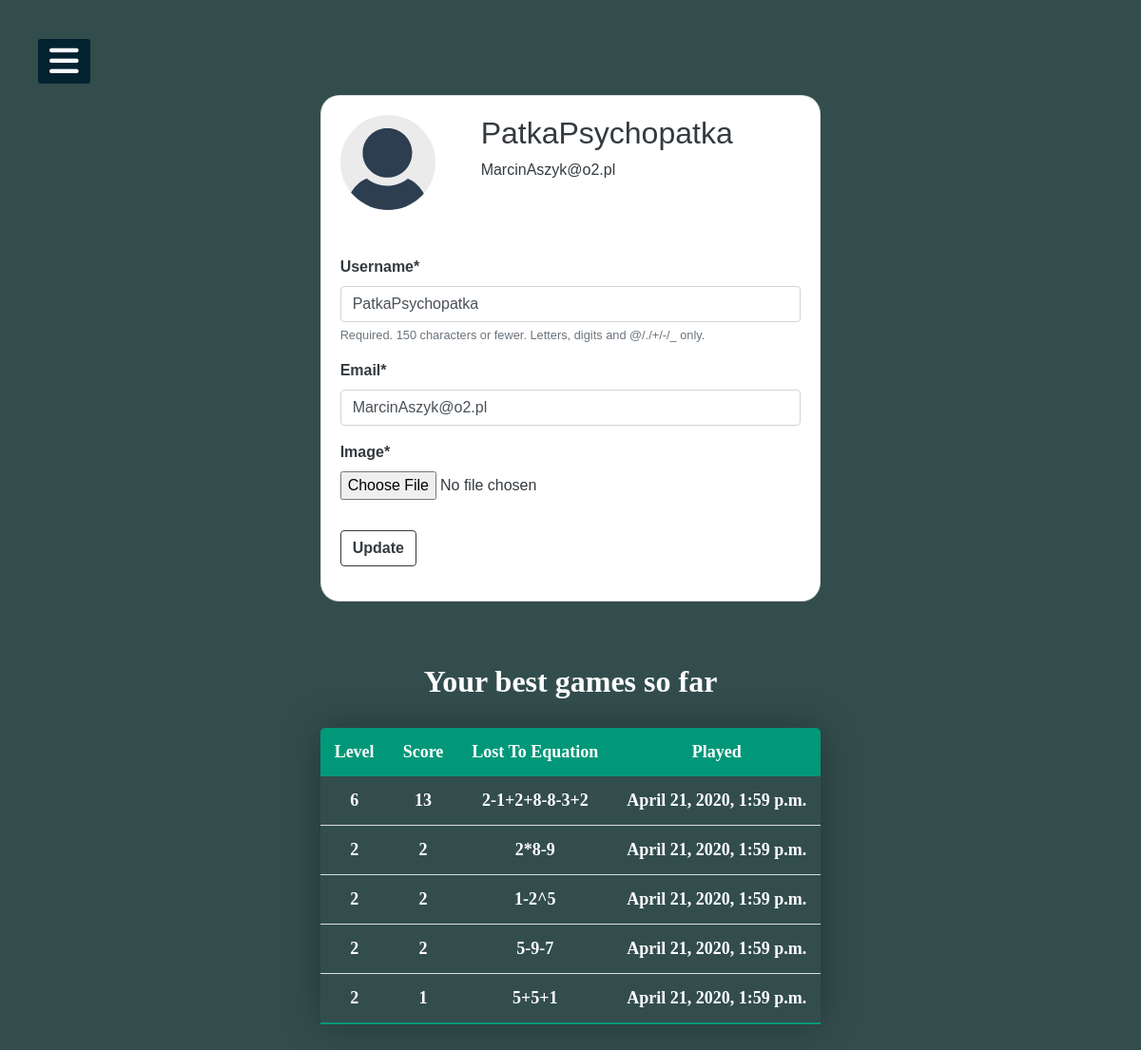
Screenshot of /profile/ (signed in) with the database file from the repository.
### users/models.py (models this page shows, shortened)
class Profile(models.Model):
    user = models.OneToOneField(User, on_delete=models.CASCADE)
    image = models.ImageField(default='user_default.png', upload_to='profile_pictures')

### falling_equations/models.py (models this page shows, shortened)
class Game(models.Model):
    author = models.ForeignKey(User, on_delete=models.CASCADE)
    level = models.IntegerField()
    score = models.IntegerField()
    last_equation = models.CharField(max_length=63)
    date_played = models.DateTimeField(default=datetime.datetime.today())

### users/views.py (the view)
# urls.py: path('profile/', user_views.profile, name='profile'),
@login_required
def profile(request):
    if request.method == 'POST':
        user_form = UserUpdateForm(request.POST, instance=request.user)
        profile_form = ProfileUpdateForm(request.POST, request.FILES, instance=request.user.profile)
        if user_form.is_valid() and profile_form.is_valid():
            user_form.save()
            profile_form.save()
            messages.success(request, f'Your account has been updated.')
            return redirect('profile')
    else:
        user_form = UserUpdateForm(instance=request.user)
        profile_form = ProfileUpdateForm()
    current_user = request.user
    games = Game.objects.filter(author=current_user).order_by('-score')
    if len(games) > 5:
        i = 5
        while i < len(games):
            games[i].delete()
            i += 1
    games = games[:5]
    context = {
        'user_form': user_form,
        'profile_form': profile_form,
        'games':  games
    }
    return render(request, 'users/profile.html', context)

### users/forms.py
class UserUpdateForm(forms.ModelForm):
    email = forms.EmailField()
    class Meta:
        model = User
        fields = ['username', 'email']

class ProfileUpdateForm(forms.ModelForm):
    class Meta:
        model = Profile
        fields = ['image']

### users/templates/users/profile.html (shortened to what this page needs)
{% extends "falling_equations/layout.html" %}
{% load crispy_forms_tags %}
{% load static %}
{% block css %}
<link rel="stylesheet" type="text/css" href="{% static 'users/CSS/style.css' %}">
{% endblock css %}
{% block content %}
<div class="content-section">
    <div id="profile" class="card card-body">
        <div class="media mb-5">
            <img class="rounded-circle account-img" src="{{ user.profile.image.url }}" width="100px" height="100px">
            <div class="ml-5  media-body">
                <h2 class="text-dark account-heading">{{ user.username }}</h2>
                <p class="text-dark">{{ user.email }}</p>
            </div>
        </div>
        <form method="POST" class="font-weight-bolder" enctype="multipart/form-data">
            <fieldset class="form-group">
                <div class="text-dark">{{ user_form|crispy }}</div>
                <div class="text-dark">{{ profile_form|crispy }}</div>
            </fieldset>
            <div class="form-group">
                <button class="btn btn-outline-dark font-weight-bold" type="submit">Update</button>
            </div>
        </form>
    </div>
    <div id="games" class="text-center">
        <span id="gamesText">Your best games so far</span>
        <table id="playersTable">
            <thead>
                <tr>
                    <th>Level</th>
                    <th>Score</th>
                    <th>Lost To Equation</th>
                    <th>Played</th>
                </tr>
            </thead>
            <tbody>
                {% for record in games %}
                    <tr>
                        <td>{{ record.level }}</td>
                        <td>{{ record.score }}</td>
                        <td>{{ record.last_equation }}</td>
                        <td>{{ record.date_played }}</td>
                     </tr>
                {% endfor %}
            </tbody>
        </table>
    </div>
</div>
{% endblock content %}

### falling_equations/static/falling_equations/CSS/layoutStyle.css (style rules this page uses)
* { box-sizing: border-box; margin-top: 0; padding: 0; list-style: none; text-decoration: none; }

### users/static/users/CSS/style.css (style rules this page uses)
#profile { border-radius: 20px; margin-top: 100px; }
#games { margin-top: 60px; }
#gamesText { font-size: 32px; font-family: 'Shadows Into Light', cursive; font-weight: bold; }
#playersTable { border-collapse: collapse; margin: 25px 0; font-size: 0.9em; min-width: 400px; border-radius: 5px 5px 0 0; overflow: hidden; box-shadow: 0 0 40px rgba(0, 0, 0, 0.3); text-align: center; font-size: 18px; font-family: 'Shadows Into Light', cursive; font-weight: bold; margin-bottom: 100px; }
#playersTable thead tr { background-color: #009879; color: #ffffff; font-weight: bold; }
#playersTable th, #playersTable td { padding: 12px 15px; }
#playersTable tbody tr { border-bottom: 1px solid #dddddd; }
#playersTable tbody tr:last-of-type { border-bottom: 2px solid #009879; }

### rows the page displays
Game: level "6", score "13", last_equation "2-1+2+8-8-3+2", date_played "April 21, 2020, 1:59 p.m."
Game: level "2", score "2", last_equation "2*8-9", date_played "April 21, 2020, 1:59 p.m."
Game: level "2", score "2", last_equation "1-2^5", date_played "April 21, 2020, 1:59 p.m."
Game: level "2", score "2", last_equation "5-9-7", date_played "April 21, 2020, 1:59 p.m."
Game: level "2", score "1", last_equation "5+5+1", date_played "April 21, 2020, 1:59 p.m."

### other values shown
{{ user.username }} "PatkaPsychopatka"
{{ user.email }} "MarcinAszyk@o2.pl"
